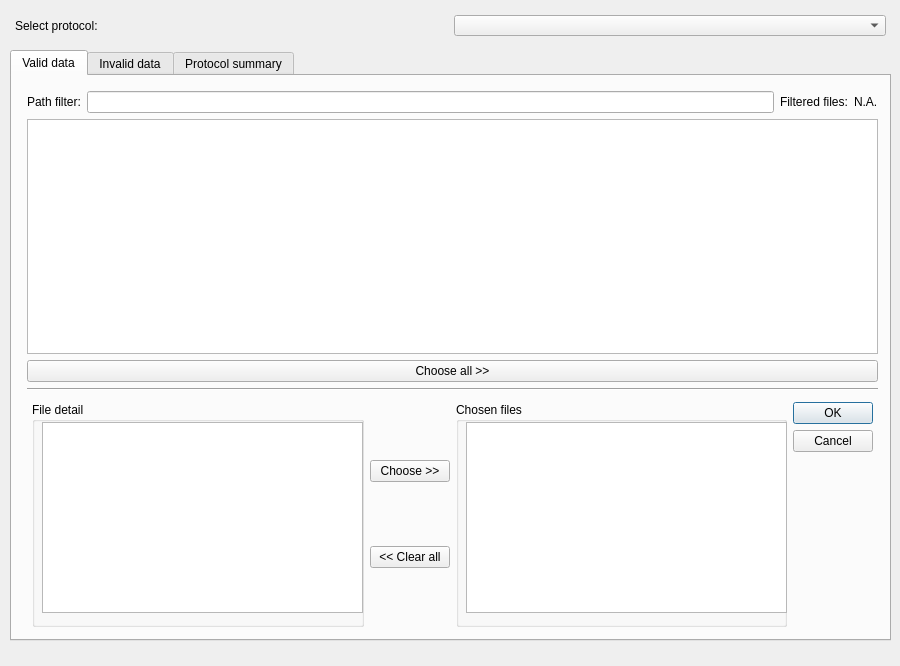
<?xml version="1.0" encoding="UTF-8"?>
<ui version="4.0">
 <class>Dialog</class>
 <widget class="QDialog" name="Dialog">
  <property name="geometry">
   <rect>
    <x>0</x>
    <y>0</y>
    <width>900</width>
    <height>666</height>
   </rect>
  </property>
  <property name="windowTitle">
   <string>Dialog</string>
  </property>
  <property name="sizeGripEnabled">
   <bool>false</bool>
  </property>
  <property name="modal">
   <bool>false</bool>
  </property>
  <widget class="QTabWidget" name="tabWidget">
   <property name="geometry">
    <rect>
     <x>10</x>
     <y>50</y>
     <width>881</width>
     <height>591</height>
    </rect>
   </property>
   <property name="currentIndex">
    <number>0</number>
   </property>
   <property name="tabBarAutoHide">
    <bool>false</bool>
   </property>
   <widget class="QWidget" name="tab">
    <attribute name="title">
     <string>Valid data</string>
    </attribute>
    <widget class="QWidget" name="verticalLayoutWidget_5">
     <property name="geometry">
      <rect>
       <x>10</x>
       <y>10</y>
       <width>861</width>
       <height>551</height>
      </rect>
     </property>
     <layout class="QVBoxLayout" name="verticalLayout_5">
      <item>
       <layout class="QVBoxLayout" name="verticalLayout">
        <property name="leftMargin">
         <number>5</number>
        </property>
        <property name="topMargin">
         <number>5</number>
        </property>
        <property name="rightMargin">
         <number>5</number>
        </property>
        <property name="bottomMargin">
         <number>5</number>
        </property>
        <item>
         <layout class="QHBoxLayout" name="horizontalLayout">
          <item>
           <widget class="QLabel" name="label">
            <property name="text">
             <string>Path filter:</string>
            </property>
           </widget>
          </item>
          <item>
           <widget class="QLineEdit" name="zcc_lineEdit_pathFilter"/>
          </item>
          <item>
           <widget class="QLabel" name="label_3">
            <property name="text">
             <string>Filtered files:</string>
            </property>
           </widget>
          </item>
          <item>
           <widget class="QLabel" name="zcc_label_filteredFiles">
            <property name="text">
             <string>N.A.</string>
            </property>
           </widget>
          </item>
         </layout>
        </item>
        <item>
         <widget class="QTableView" name="zcc_tableView_validDataSelection"/>
        </item>
        <item>
         <widget class="QPushButton" name="zcc_pushButton_chooseAllFiles">
          <property name="text">
           <string>Choose all &gt;&gt;</string>
          </property>
         </widget>
        </item>
        <item>
         <widget class="Line" name="line">
          <property name="orientation">
           <enum>Qt::Orientation::Horizontal</enum>
          </property>
         </widget>
        </item>
        <item>
         <layout class="QHBoxLayout" name="horizontalLayout_3">
          <property name="leftMargin">
           <number>5</number>
          </property>
          <property name="topMargin">
           <number>5</number>
          </property>
          <property name="rightMargin">
           <number>5</number>
          </property>
          <property name="bottomMargin">
           <number>5</number>
          </property>
          <item>
           <layout class="QVBoxLayout" name="verticalLayout_3">
            <item>
             <widget class="QGroupBox" name="groupBox">
              <property name="sizePolicy">
               <sizepolicy hsizetype="Expanding" vsizetype="Expanding">
                <horstretch>0</horstretch>
                <verstretch>0</verstretch>
               </sizepolicy>
              </property>
              <property name="title">
               <string>File detail</string>
              </property>
              <property name="flat">
               <bool>true</bool>
              </property>
              <widget class="QTextBrowser" name="zcc_textBrowser_candidateFileDetail">
               <property name="geometry">
                <rect>
                 <x>10</x>
                 <y>20</y>
                 <width>321</width>
                 <height>191</height>
                </rect>
               </property>
              </widget>
             </widget>
            </item>
           </layout>
          </item>
          <item>
           <layout class="QVBoxLayout" name="verticalLayout_2">
            <item>
             <widget class="QPushButton" name="zcc_pushButton_chooseFile">
              <property name="text">
               <string>Choose &gt;&gt;</string>
              </property>
             </widget>
            </item>
            <item>
             <widget class="QPushButton" name="zcc_pushButton_clearChosenFiles">
              <property name="text">
               <string>&lt;&lt; Clear all</string>
              </property>
             </widget>
            </item>
           </layout>
          </item>
          <item>
           <layout class="QVBoxLayout" name="verticalLayout_4">
            <item>
             <widget class="QGroupBox" name="groupBox_2">
              <property name="sizePolicy">
               <sizepolicy hsizetype="Expanding" vsizetype="Expanding">
                <horstretch>0</horstretch>
                <verstretch>0</verstretch>
               </sizepolicy>
              </property>
              <property name="title">
               <string>Chosen files</string>
              </property>
              <property name="flat">
               <bool>true</bool>
              </property>
              <widget class="QListWidget" name="zcc_listWidget_chosenFiles">
               <property name="geometry">
                <rect>
                 <x>10</x>
                 <y>20</y>
                 <width>321</width>
                 <height>191</height>
                </rect>
               </property>
              </widget>
             </widget>
            </item>
           </layout>
          </item>
          <item>
           <widget class="QDialogButtonBox" name="zcc_buttonBox_goToNext">
            <property name="orientation">
             <enum>Qt::Orientation::Vertical</enum>
            </property>
            <property name="standardButtons">
             <set>QDialogButtonBox::StandardButton::Cancel|QDialogButtonBox::StandardButton::Ok</set>
            </property>
           </widget>
          </item>
         </layout>
        </item>
       </layout>
      </item>
     </layout>
    </widget>
   </widget>
   <widget class="QWidget" name="tab_2">
    <attribute name="title">
     <string>Invalid data</string>
    </attribute>
    <widget class="QWidget" name="horizontalLayoutWidget_4">
     <property name="geometry">
      <rect>
       <x>10</x>
       <y>10</y>
       <width>801</width>
       <height>551</height>
      </rect>
     </property>
     <layout class="QHBoxLayout" name="horizontalLayout_4">
      <property name="leftMargin">
       <number>5</number>
      </property>
      <property name="topMargin">
       <number>5</number>
      </property>
      <property name="rightMargin">
       <number>5</number>
      </property>
      <property name="bottomMargin">
       <number>5</number>
      </property>
      <item>
       <widget class="Line" name="line_2">
        <property name="orientation">
         <enum>Qt::Orientation::Horizontal</enum>
        </property>
       </widget>
      </item>
      <item>
       <layout class="QVBoxLayout" name="verticalLayout_6">
        <item>
         <widget class="QLabel" name="label_6">
          <property name="text">
           <string>Suspect files:</string>
          </property>
         </widget>
        </item>
        <item>
         <widget class="QListWidget" name="zcc_listWidget_failedFiles"/>
        </item>
       </layout>
      </item>
      <item>
       <layout class="QVBoxLayout" name="verticalLayout_7">
        <item>
         <widget class="QLabel" name="label_7">
          <property name="text">
           <string>File detail:</string>
          </property>
         </widget>
        </item>
        <item>
         <widget class="QTextBrowser" name="zcc_textBrowser_failedFiles"/>
        </item>
       </layout>
      </item>
     </layout>
    </widget>
   </widget>
   <widget class="QWidget" name="tab_3">
    <attribute name="title">
     <string>Protocol summary</string>
    </attribute>
    <widget class="QWidget" name="horizontalLayoutWidget_5">
     <property name="geometry">
      <rect>
       <x>10</x>
       <y>10</y>
       <width>801</width>
       <height>551</height>
      </rect>
     </property>
     <layout class="QHBoxLayout" name="horizontalLayout_5">
      <property name="leftMargin">
       <number>5</number>
      </property>
      <property name="topMargin">
       <number>5</number>
      </property>
      <property name="rightMargin">
       <number>5</number>
      </property>
      <property name="bottomMargin">
       <number>5</number>
      </property>
      <item>
       <widget class="QTableView" name="zcc_tableView_protocolSummary"/>
      </item>
     </layout>
    </widget>
   </widget>
  </widget>
  <widget class="QWidget" name="horizontalLayoutWidget_2">
   <property name="geometry">
    <rect>
     <x>10</x>
     <y>10</y>
     <width>881</width>
     <height>31</height>
    </rect>
   </property>
   <layout class="QHBoxLayout" name="horizontalLayout_2">
    <property name="leftMargin">
     <number>5</number>
    </property>
    <property name="topMargin">
     <number>5</number>
    </property>
    <property name="rightMargin">
     <number>5</number>
    </property>
    <property name="bottomMargin">
     <number>5</number>
    </property>
    <item>
     <widget class="QLabel" name="label_2">
      <property name="text">
       <string>Select protocol:</string>
      </property>
     </widget>
    </item>
    <item>
     <widget class="QComboBox" name="zcc_comboBox_protocolSelection"/>
    </item>
   </layout>
  </widget>
 </widget>
 <resources/>
 <connections>
  <connection>
   <sender>zcc_buttonBox_goToNext</sender>
   <signal>rejected()</signal>
   <receiver>Dialog</receiver>
   <slot>reject()</slot>
   <hints>
    <hint type="sourcelabel">
     <x>316</x>
     <y>260</y>
    </hint>
    <hint type="destinationlabel">
     <x>286</x>
     <y>274</y>
    </hint>
   </hints>
  </connection>
 </connections>
</ui>
